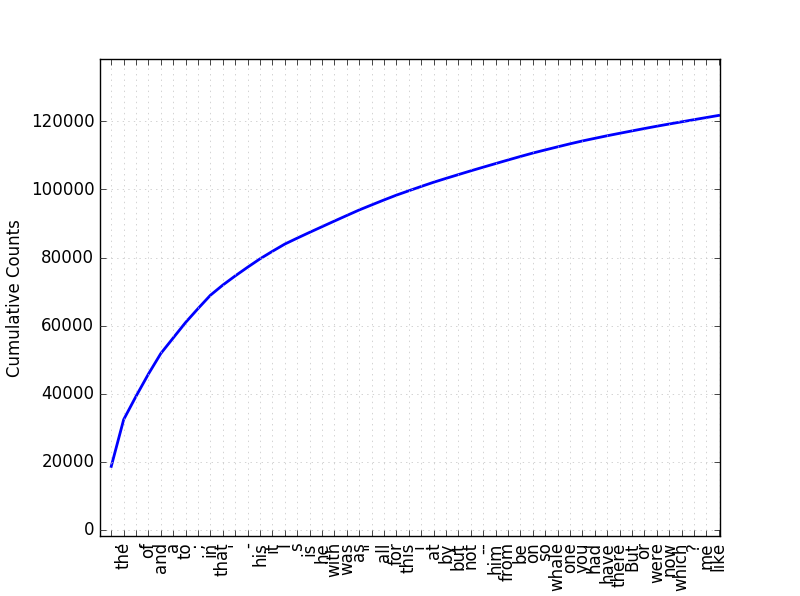

The Python source for this figure:

# coding: utf-8


# In[1]:

#Looking up lemmas and synonyms in WordNet
#在wordnet中查找lemma和同义词


# In[2]:

##方法一


# In[3]:

from nltk.corpus import wordnet as wn


# In[9]:

wn.synset('car.n.01').lemma_names()
#python 3与2有区别，结果不会有u前缀


# In[6]:

u'motorcar'.encode('utf-8')#有一个u 前缀表示它是Unicode字符串


# In[7]:

##方法二


# In[8]:

a = wn.synset('car.n.01').lemma_names()
#lemma_names()函数可以看lemma的名字
print (a)


# In[11]:

wn.synset('car.n.01').definition ()
#查看定义/解释


# In[12]:

#Calculating WordNet synset similarity
#计算wordNet中synset相似度


# In[13]:

##量度一：path_similarity--基于上位词层次结构中相互连接的概念之间的最短路径在0-1之间打分
#（两者之间没有路径返回-1，与自身比较返回1）


# In[14]:

from nltk.corpus import wordnet as wn

right = wn.synset('right_whale.n.01')

minke = wn.synset('minke_whale.n.01')
#设置好两个synset

right.path_similarity(minke)
#path_similarity()函数，基于上位词层次结构中相互连接的概念之间的最短路径


# In[15]:

##量度二：wup_similarity 
#wup_similarity 是 Wu-Palmer Similarity 的简称
#它是一种评分方法，它基于单词感知的相似程度以及在高级树中互相之间作用的位置


# In[16]:

from nltk.corpus import wordnet

cb = wordnet.synset('cookbook.n.01')

ib = wordnet.synset('instruction_book.n.01')
#设置好两个synset

cb.wup_similarity(ib)
#wup_similarity()函数


# In[17]:

#Discovering word collocations (relative to n-gram)


# In[18]:

#发掘单词搭配（基于n-gram）


# In[22]:

from nltk import bigrams

a = "Jaganadh is testing this application"
#待分析的句子
tokens = a.split()
#分词
bigrams(tokens)
#看词汇搭配bigrams()


# In[23]:

#这里出现了和教材不一样的地方，打印bigrams(token)不会出现两两词的列表


# In[24]:

#查资料发现是没变成列表的原因，改成下面这样


# In[25]:

v=bigrams(tokens)


# In[27]:

list(v)
#打印出的结果：
"""
[('Jaganadh', 'is'),
 ('is', 'testing'),
 ('testing', 'this'),
 ('this', 'application')]
"""


# In[29]:

#如果已经分词则
list(bigrams(['more', 'is', 'said', 'than', 'done']))


# In[30]:

##词频统计


# In[32]:

from nltk.book import text1
'''
*** Introductory Examples for the NLTK Book ***

Loading text1, ..., text9 and sent1, ..., sent9

Type the name of the text or sentence to view it.

Type: 'texts()' or 'sents()' to list the materials.

text1: Moby Dick by Herman Melville 1851

text2: Sense and Sensibility by Jane Austen 1811

text3: The Book of Genesis

text4: Inaugural Address Corpus

text5: Chat Corpus

text6: Monty Python and the Holy Grail

text7: Wall Street Journal

text8: Personals Corpus

text9: The Man Who Was Thursday by G . K . Chesterton 1908
'''


# In[33]:

from nltk import FreqDist


# In[35]:

fdist1 = FreqDist(text1)#词和词频


# In[36]:

print(fdist1)


# In[37]:

fdist1


# In[38]:

fdist1.most_common(50)#最多的50个


# In[39]:

# 绘制累积频率图


# In[40]:

import matplotlib


# In[ ]:

fdist1.plot(50, cumulative=True)


# In[ ]:

#绘图出来了，会弹出一个窗口，另存为图片


# In[ ]:
